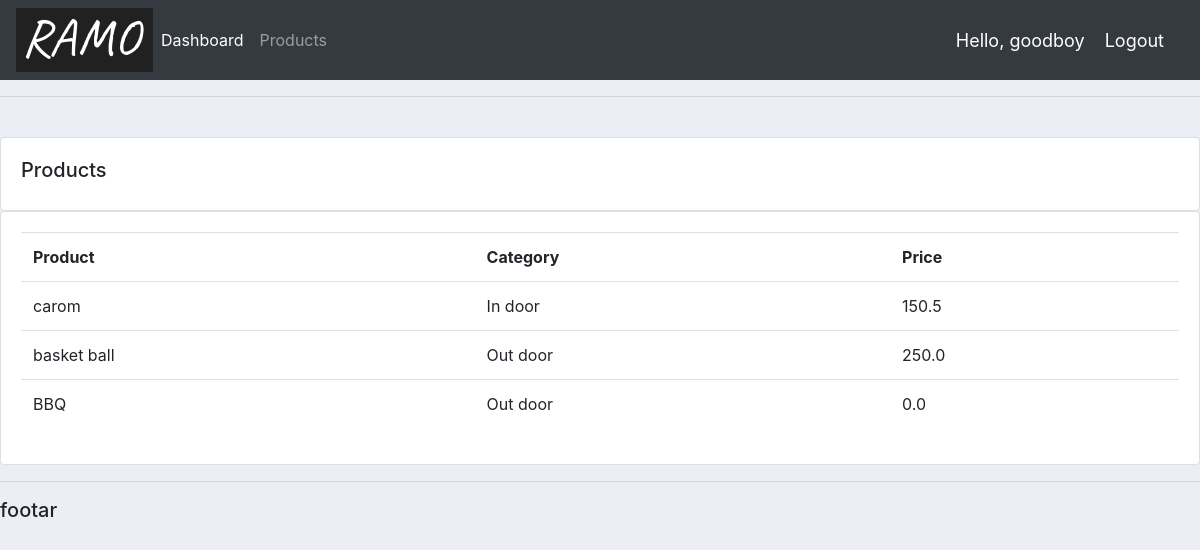
Screenshot of /product/ (signed in) with the database file from the repository.
### accounts/models.py (models this page shows, shortened)
class Product(models.Model):
    CATEGORY=(('In door','In door'),('Out door','Out door'))
    name=models.CharField(max_length=25,null=True)
    price=models.FloatField(null=True)
    category=models.CharField(max_length=25,null=True,choices=CATEGORY)
    description=models.CharField(max_length=25,null=True)
    date_created=models.DateTimeField(auto_now_add=True,null=True)
    tag=models.ManyToManyField(Tag)

### accounts/decorators.py (the view)
		def wrapper_func(request, *args, **kwargs):
			group = None
			if request.user.groups.exists():
				group = request.user.groups.all()[0].name
			if group in allowed_roles:
				return view_func(request, *args, **kwargs)
			else:
				return HttpResponse('You are not authorized to view this page')

### accounts/views.py (called while the page is built)
@login_required(login_url='login')
@allowed_users(allowed_roles=['admin','customer'])
def products(request):
    products = Product.objects.all()
    return render(request, 'accounts/product.html', {'products': products})

### templates/accounts/product.html
{% extends 'accounts/main.html' %}
{% block content %}
<br>
		<div class="row">
			<div class="col-md">
				<div class="card card-body">
					<h5>Products</h5>
				</div>
				<div class="card card-body">
					<table class="table">
						<tr>
							<th>Product</th>
							<th>Category</th>
							<th>Price</th>
						</tr>
                        {% for i in products %}
                            <tr>
                        <td>{{i.name  }}</td>
                            <td>{{i.category  }}</td>
                                <td>{{i.price }}</td>
                        </tr>
                        {% endfor %}
					</table>
				</div>
			</div>
		</div>
{% endblock %}

### templates/accounts/navbar.html (shortened to what this page needs)
{% load static %}
<nav class="navbar navbar-expand-lg navbar-dark bg-dark">
  <img src="{% static 'images/logo.png' %}">
  <div class="collapse navbar-collapse" id="navbarNavAltMarkup">
    <div class="navbar-nav">
      <a class="nav-item nav-link active" href="{% url 'home' %}">Dashboard</a>
      <a class="nav-item nav-link" href="{% url 'product' %}">Products</a>
    </div>
  </div>
    <span class="hello-msg">Hello, {{ request.user }}</span>
    <span><a class="hello-msg" href={% url 'logout' %}>Logout</a></span>
</nav>

### static/css/main.css (style rules this page uses)
body { background-color: #ebeff5; }

### templates/accounts/navbar.html (style rules this page uses)
.hello-msg { font-size: 18px; color: white; margin-right: 20px; }

### rows the page displays
Product: name "carom", category "In door", price "150.5"
Product: name "basket ball", category "Out door", price "250.0"
Product: name "BBQ", category "Out door", price "0.0"

### other values shown
{{ request.user }} "goodboy"
